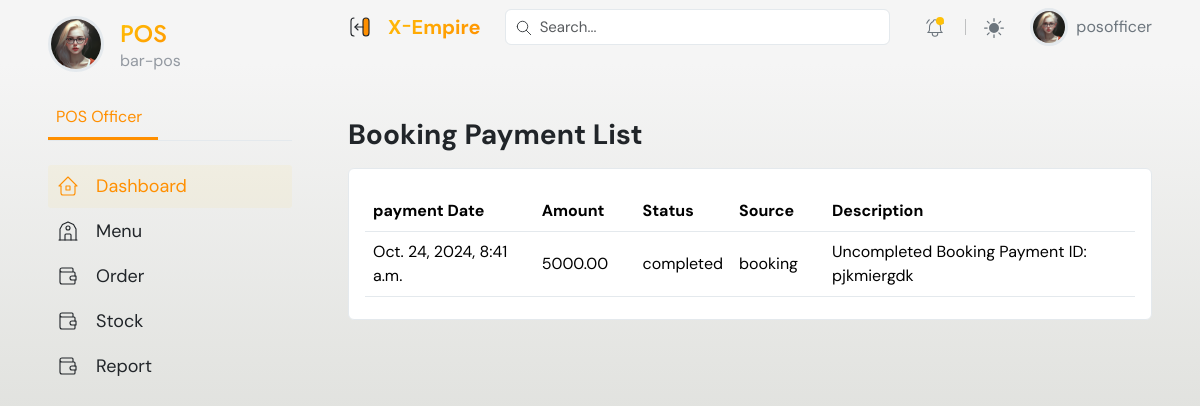
/accounting/dasboard/bookings/payments/ (signed in), run on the app's committed database.
### accounts/models.py (models this page shows, shortened)
class User(AbstractUser):
    email = models.EmailField(unique=True)
    phone = models.CharField(max_length=100, null=True, blank=True)
    is_admin = models.BooleanField(default=False)
    is_supervisor = models.BooleanField(default=False)
    is_account_officer = models.BooleanField(default=False)
    is_frontdesk_officer = models.BooleanField(default=False)
    is_pos_officer = models.BooleanField(default=False)
    is_worker = models.BooleanField(default=False)
    active_status = models.BooleanField(default=False)
    t_and_c = models.BooleanField(default=False)

### hrm/models.py (models this page shows, shortened)
class Employee(models.Model):
    WorkerRoles = (
        ('front_desk', 'front_desk'),
        ('pos_staff', 'pos_staff'),
        ('hr_staff', 'hr_ataff'),
        ('manager', 'manager'),
        ('waiter', 'waiter'),
        ('supervisor', 'supervisor'),
        ('potter', 'potter'),
        ('accountant', 'accountant'),
        ('store_keeper', 'store_keeper'),
        ('security', 'security'),
    )
    user = models.OneToOneField(User, on_delete=models.CASCADE, related_name='employee_profile', null=True, blank=True)
    department_location = models.ForeignKey(DepartmentLocation, on_delete=models.CASCADE, related_name='employee_department',blank=True, null=True)
    role = models.CharField(max_length=50, choices=WorkerRoles, null=True, blank=True)
    emergency_contact_name = models.CharField(max_length=255, null=True, blank=True)
    emergency_contact_relationship = models.CharField(max_length=255, null=True, blank=True)
    emergency_contact_phone = models.CharField(max_length=20, null=True, blank=True, )
    skills = models.ManyToManyField('Skill', related_name='employees', blank=True)
    certifications = models.ManyToManyField('Certification', related_name='employees', blank=True)
    contract_type = models.CharField(max_length=50, choices=[('full_time', 'Full-Time'), ('part_time', 'Part-Time'), ('temporary', 'Temporary')], null=True, blank=True)
    contract_start_date = models.DateField(null=True, blank=True)
    contract_end_date = models.DateField(null=True, blank=True)
    contract_renewal_date = models.DateField(null=True, blank=True)

class DepartmentLocation(models.Model):
    department = models.ForeignKey(Department, on_delete=models.CASCADE, related_name='locations')
    name = models.CharField(max_length=100)
    description = models.TextField(blank=True, null=True)
    date_created = models.DateTimeField(auto_now_add=True)
    class Meta:
        unique_together = ('department', 'name')

### accounting/models.py (models this page shows, shortened)
class PaymentRecord(models.Model):
    PAYMENT_STATUS_CHOICES = [
       ('pending', 'Pending'),
        ('advance', 'Advance'),
        ('completed', 'Completed'),
        ('failed', 'Failed'),
    ]
    PAYMENT_SOURCE_CHOICES = [
        ('booking', 'Booking'),
        ('event', 'Event'),
        ('pos', 'POS'),
    ]
    amount = models.DecimalField(max_digits=10, decimal_places=2)
    payment_date = models.DateTimeField()
    status = models.CharField(max_length=20, choices=PAYMENT_STATUS_CHOICES, default='uncompleted')
    source = models.CharField(max_length=50, choices=PAYMENT_SOURCE_CHOICES)
    booking_payment = models.ForeignKey('bookings.Payment', null=True, blank=True, on_delete=models.SET_NULL)
    pos_payment = models.ForeignKey('pos.PosPayment', null=True, blank=True, on_delete=models.SET_NULL)
    description = models.TextField(blank=True, null=True)
    created_at = models.DateTimeField(auto_now_add=True)
    date_modified = models.DateTimeField(auto_now=True)

### accounting/views.py (the view)
# urls.py: path('dasboard/bookings/payments/',views.booking_payments_list, name="booking_payments"),
def booking_payments_list(request):
    booking_payments = PaymentRecord.objects.filter(source='booking').order_by('-payment_date')
    context = {
        'booking_payments': booking_payments,
    }
    return render(request, 'account_officer/booking_payment_list.html', context)

### dashboard/templates/account_officer/booking_payment_list.html (shortened to what this page needs)
{% extends 'dashboard_base.html' %}
{% load static %}
{% block content %}
    <main class="container-fluid px-0">
        {% if request.user.is_admin %}
            {% include '../partials/menubars/admin_sidebar.html' %}
        {% elif request.user.is_supervisor %}
            {% include '../partials/menubars/supervisor_sidebar.html' %}
        {% elif request.user.is_account_officer %}
            {% include '../partials/menubars/accounting_sidebar.html' %}
        {% elif request.user.is_pos_officer %}
            {% include '../partials/menubars/pos_sidebar.html' %}
        {% else %}
            {% include '../partials/menubars/frontdesk_sidebar.html' %}
        {% endif %}
        <div class="content">
            {% include '../partials/top_header.html' %}
            <div class="px-xl-5 px-lg-4 px-3 py-3 page-body mt-5">
                <div class="row g-3">
                    <div class="col-sm-12">
                        <div class="d-flex align-items-center justify-content-between flex-wrap">
                            <h3 class="fw-bold mb-0"> Booking Payment List</h3>
                        </div>
                    </div>
                    <div class="col-sm-12">
                        <div class="card">
                            <div class="card-body">
                                <table class="table dataTable align-middle table-hover table-body" style="width: 100%;">
                                    <thead>
                                        <tr>
                                            <th>payment Date</th>
                                            <th>Amount</th>
                                            <th>Status</th>
                                            <th>Source</th>
                                            <th>Description</th>
                                        </tr>
                                    </thead>
                                    <tbody>
                                        {% if booking_payments %}
                                            {% for payment in booking_payments %}
                                                <tr>
                                                    <td>
                                                        {{payment.payment_date}}
                                                    </td>
                                                    <td>{{payment.amount}}</td>
                                                    <td>{{payment.status}}</td>
                                                    <td>{{payment.source}}</td>
                                                    <td>{{payment.description}}</td>
                                                </tr>
                                            {% endfor %}
                                        {% endif %}
                                    </tbody>
                                </table>
                            </div>
                        </div>
                    </div>
                </div>
            </div>
        </div>
    </main>
{% endblock %}

### dashboard/templates/partials/menubars/pos_sidebar.html (shortened to what this page needs)
{% load static %}
<aside class="ps-xl-5 ps-lg-4 ps-3 pe-2 py-3 sidebar sticky-top" data-bs-theme="none">
  <nav class="navbar navbar-expand-xl py-0">
    <div
      class="offcanvas offcanvas-start"
      data-bs-scroll="true"
      tabindex="-1"
      id="offcanvas_Navbar"
    >
      <div class="offcanvas-body flex-column custom_scroll ps-4 ps-xl-0">
        <div class="d-flex align-items-start mb-4">
          <img
            class="avatar lg rounded-circle border border-3"
            src="../assets/images/profile_av.png"
            alt="avatar"
          />
          <div class="ms-3 mt-1">
            <h4 class="mb-0 text-gradient title-font">POS</h4>
            <span class="text-muted">  {{ request.user.employee_profile.department_location.name}} </span>
          </div>
        </div>
        <ul
          class="nav nav-tabs tab-dynamic px-0 mb-4"
          role="tablist"
          style="--dynamic-color: var(--accent-color)"
        >
          <li class="nav-item" role="presentation">
            <a
              class="ps-2 pe-3 nav-link active"
              data-bs-toggle="tab"
              href="#tab_hotels"
              role="tab"
              aria-selected="false"
              tabindex="-1"
            >POS Officer </a
              >
            </li>
          </ul>
          <div class="tab-content">
            <div
              class="tab-pane fade active show"
              id="tab_hotels"
              role="tabpanel"
            >
              <ul class="list-unstyled mb-4 menu-list">
                <li>
                  <a
                    class="active"
                    href="{% url 'dashboard:pos_user_dashboard' %}"
                    aria-label="Hotel Dashboard"
                  >
                    <span class="mx-3">Dashboard</span>
                  </a>
                </li>
                <li>
                  <a href="{% url 'pos:products' %}" aria-label="Hotel Front">
                    <span class="mx-3">Menu</span>
                  </a>
                </li>
                <li>
                  <a
                    href="{% url 'dashboard:pos_orders' %}"
                    aria-label="Transaction list"
                  >
                    <span class="mx-3">Order </span>
                  </a>
                </li>
                <li>
                  <a
                    href="{% url 'dashboard:received_stock' %}"
                    aria-label="Transaction list"
                  >
                    <span class="mx-3">Stock </span>
                  </a>
                </li>
                <li>
                  <a
                    href="#"
                    aria-label="Transaction list"
                  >
                    <span class="mx-3">Report</span>
                  </a>
                </li>
              </div>
            </div>
          </div>
        </div>
      </nav>
    </aside>

### dashboard/templates/partials/top_header.html (shortened to what this page needs)
{% load static %}
<header class="px-xl-5 px-lg-4 px-3 sticky-top" data-bs-theme="none">
    <div class="d-flex justify-content-between align-items-center py-2 w-100">
        <div class="d-flex align-items-center pe-4">
            <button class="btn d-xl-inline-flex d-none border-0 p-0 pe-2 sidebar-toggle-btn" type="button">
            </button>
            <a href="index.html" class="brand-icon text-decoration-none d-flex align-items-center" title="X-Empire Admin Template">
                <span class="fw-bold ps-2 fs-5 d-none d-xl-inline-flex text-gradient">X <small>-</small>Empire</span>
            </a>
        </div>
        <form class="dropdown main-search me-md-4 w-100 d-none d-md-inline-flex">
            <div class="w-100" data-bs-toggle="dropdown" data-bs-auto-close="outside">
                <input type="text" class="form-control" placeholder="Search..." aria-label="Search...">
            </div>
        </form>
        <ul class="header-menu flex-grow-1">
            <li class="nav-item dropdown px-md-1 d-none d-md-inline-flex">
                <a class="dropdown-toggle gray-6" href="#" role="button" data-bs-toggle="dropdown" aria-expanded="false" title="notification">
                    <span class="bullet-dot bg-primary animation-blink"></span>
                </a>
            </li>
            <li class="nav-item py-2 py-md-1 col-auto">
            </li>
            <li class="nav-item dropdown px-md-1">
                <a class="dropdown-toggle gray-6" href="#" id="bd-theme" data-bs-toggle="dropdown" aria-expanded="false">
                    <svg width="20" height="20" fill="currentColor" viewBox="0 0 24 24" class="theme-icon-active"><use href="#sun-fill"></use></svg>
                </a>
            </li>
            <li class="nav-item user ms-3">
                <a class="dropdown-toggle gray-6 d-flex text-decoration-none align-items-center lh-sm p-0" href="#" role="button" data-bs-toggle="dropdown" aria-expanded="false" title="User" data-bs-auto-close="outside">
                    {% if request.user.profile.image %}
                        <img class="avatar rounded-circle border border-3" src="{% static 'dashboard/assets/images/profile_av.png' %}" alt="profile image">
                    {% else %}
                        <img class="avatar rounded-circle border border-3" src="{% static 'dashboard/assets/images/profile_av.png' %}" alt="profile image">
                    {% endif %}
                    <span class="ms-2 fs-6 d-none d-sm-inline-flex">{{request.user.first_name}}</span>
                </a>
            </li>
        </ul>
    </div>
</header>

### data on the page
User: user.employee_profile.department_location.name "bar-pos", user.first_name "posofficer"
PaymentRecord: payment_date "Oct. 24, 2024, 8:41 a.m.", amount "5000.00", status "completed", source "booking", description "Uncompleted Booking Payment ID: pjkmiergdk"
